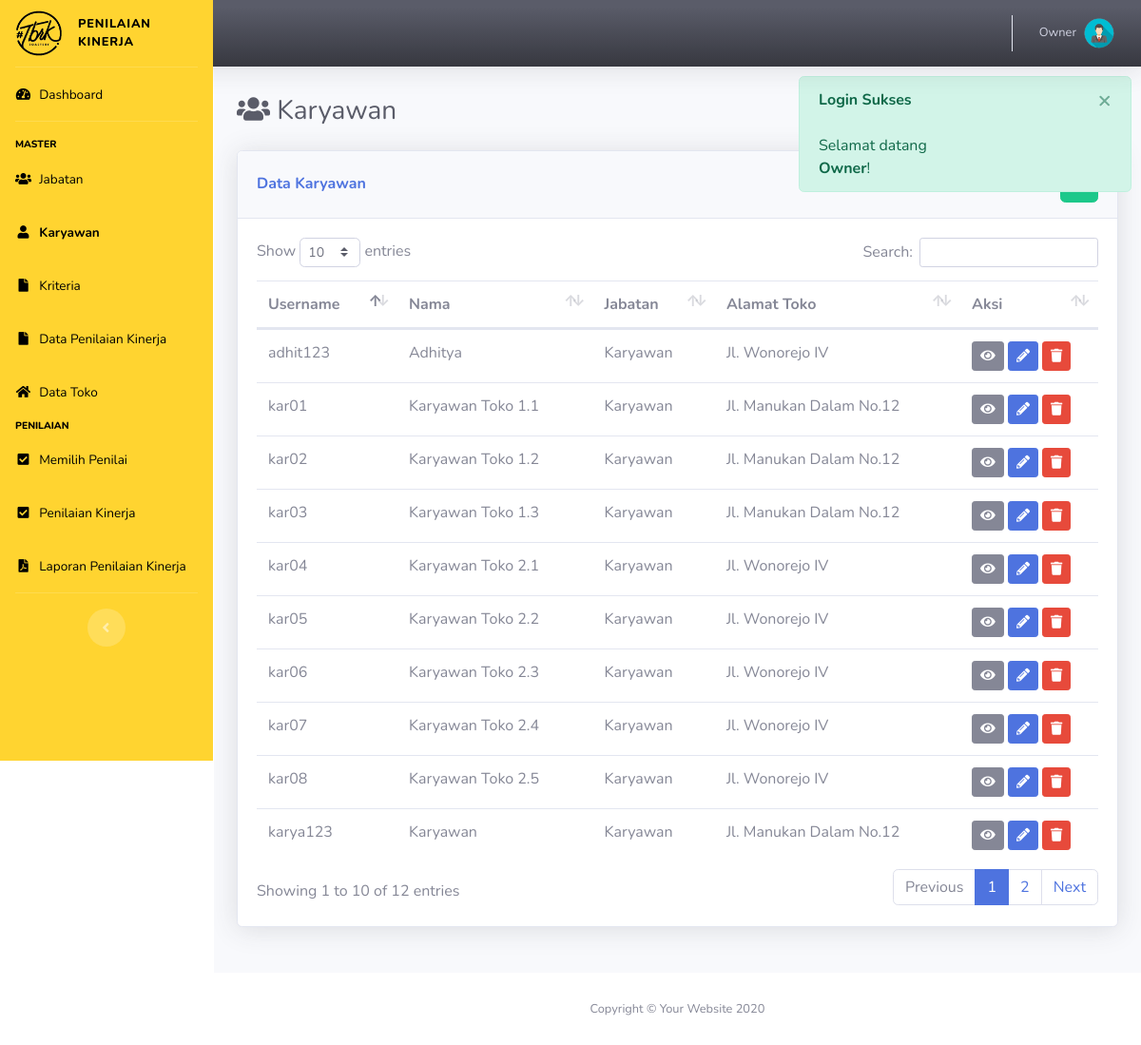
The app's page /index.php?p=user (signed in) with its own data.
### tables this page shows
CREATE TABLE IF NOT EXISTS `karyawan` (
  `id_kar` varchar(12) NOT NULL,
  `id_jabatan` int(11) NOT NULL,
  `id_toko` int(11) NOT NULL,
  `password` varchar(12) NOT NULL,
  `nama` varchar(50) NOT NULL,
  `alamat` varchar(50) NOT NULL,
  `no_telp` varchar(50) NOT NULL,
  PRIMARY KEY (`id_kar`),
  KEY `id_jabatan` (`id_jabatan`),
  KEY `id_toko` (`id_toko`),
  CONSTRAINT `fk_jab1` FOREIGN KEY (`id_jabatan`) REFERENCES `jabatan` (`id_jabatan`) ON DELETE CASCADE ON UPDATE CASCADE,
  CONSTRAINT `fk_toko1` FOREIGN KEY (`id_toko`) REFERENCES `toko` (`id_toko`) ON DELETE CASCADE ON UPDATE CASCADE
);

CREATE TABLE IF NOT EXISTS `jabatan` (
  `id_jabatan` int(11) NOT NULL AUTO_INCREMENT,
  `jabatan` varchar(12) NOT NULL,
  `level` int(11) NOT NULL,
  PRIMARY KEY (`id_jabatan`)
);

CREATE TABLE IF NOT EXISTS `toko` (
  `id_toko` int(11) NOT NULL AUTO_INCREMENT,
  `lokasi` varchar(50) NOT NULL,
  `setting_jml` varchar(50) NOT NULL,
  PRIMARY KEY (`id_toko`)
);

### pages/user.php (the view, shortened to what this page needs)
<div class="d-sm-flex align-items-center justify-content-between mb-4">
    <h1 class="h3 mb-0 text-gray-800"> <i class="fa fa-users"></i> Karyawan</h1>
</div>
<?php
	$ket = "Data";
?>
<div class="row row_angket">
	<div class="col mb-4">
		<div class="card shadow mb-4">
            <div class="card-header py-3 d-flex flex-row align-items-center justify-content-between">
                <h6 class="m-0 font-weight-bold text-primary"><?= ucfirst($ket); ?> Karyawan</h6>
                <?php
                if(!isset($_GET['ket'])){
                ?>
                <div class="dropdown no-arrow">
                    <a href="index.php?p=user&ket=tambah" class="btn btn-success" data-toggle="tooltip" data-placement="top" title="Tambah Data"><i class="fa fa-plus"></i></a>
                </div>
            	<?php } ?>
            </div>
            <div class="card-body">
            <?php
            	if(!isset($form)):
            ?>
            	<table class="table dataTable">
            		<thead>
            			<tr>
            				<th>Username</th>
            				<th>Nama</th>
            				<th>Jabatan</th>
                            <th>Alamat Toko</th>
            				<th>Aksi</th>
            			</tr>
            		</thead>
            		<tbody>
            		<?php
            			$sql = "SELECT * FROM karyawan a
                        JOIN jabatan b ON a.id_jabatan = b.id_jabatan
                        JOIN toko t ON a.id_toko = t.id_toko
                        WHERE b.id_jabatan between 2 AND 3";
            			$q = mysqli_query($con, $sql);
            			while($row = mysqli_fetch_array($q)):
            		?>
            			<tr>
            				<td><?= $row['id_kar']; ?></td>
                            <td><?= $row['nama']; ?></td>
            				<td><?= $row['jabatan']; ?></td>
                            <td><?= $row['lokasi']; ?></td>
            				<td>
                                <button type="button" class="btn btn-sm btn-secondary btn-detail" data-id="<?= $row['id_kar'] ?>" data-toggle="tooltip" data-placement="top" title="Detail">
                                    <i class="fa fa-eye"></i>
                                </button>
                                <a href="index.php?p=user&ket=ubah&id=<?= $row['id_kar'] ?>" class="btn btn-sm btn-primary" data-toggle="tooltip" data-placement="top" title="Ubah Data"><i class="fa fa-pencil-alt"></i></a>
                                <button type="button" class="btn btn-sm btn-danger btn-hapus" data-id="<?= $row['id_kar'] ?>" data-toggle="tooltip" data-placement="top" title="Hapus">
                                    <i class="fa fa-trash"></i>
                                </button>
                            </td>
            			</tr>
            		<?php endwhile; ?>
            		</tbody>
            	</table>
            	<?php endif; ?>
            </div>
        </div>
    </div>
</div>

### records on screen
karyawan: id_kar "adhit123", nama "Adhitya", id_jabatan.jabatan "Karyawan", id_toko.lokasi "Jl. Wonorejo IV"
karyawan: id_kar "kar01", nama "Karyawan Toko 1.1", id_jabatan.jabatan "Karyawan", id_toko.lokasi "Jl. Manukan Dalam No.12"
karyawan: id_kar "kar02", nama "Karyawan Toko 1.2", id_jabatan.jabatan "Karyawan", id_toko.lokasi "Jl. Manukan Dalam No.12"
karyawan: id_kar "kar03", nama "Karyawan Toko 1.3", id_jabatan.jabatan "Karyawan", id_toko.lokasi "Jl. Manukan Dalam No.12"
karyawan: id_kar "kar04", nama "Karyawan Toko 2.1", id_jabatan.jabatan "Karyawan", id_toko.lokasi "Jl. Wonorejo IV"
karyawan: id_kar "kar05", nama "Karyawan Toko 2.2", id_jabatan.jabatan "Karyawan", id_toko.lokasi "Jl. Wonorejo IV"
karyawan: id_kar "kar06", nama "Karyawan Toko 2.3", id_jabatan.jabatan "Karyawan", id_toko.lokasi "Jl. Wonorejo IV"
karyawan: id_kar "kar07", nama "Karyawan Toko 2.4", id_jabatan.jabatan "Karyawan", id_toko.lokasi "Jl. Wonorejo IV"
karyawan: id_kar "kar08", nama "Karyawan Toko 2.5", id_jabatan.jabatan "Karyawan", id_toko.lokasi "Jl. Wonorejo IV"
karyawan: id_kar "karya123", nama "Karyawan", id_jabatan.jabatan "Karyawan", id_toko.lokasi "Jl. Manukan Dalam No.12"

### other values on screen
$_SESSION['name'] "Owner"
$ket "Data"
$_SESSION["flash"]["head"] "Login Sukses"
$_SESSION["flash"]["msg"] "Selamat datang Owner !"
